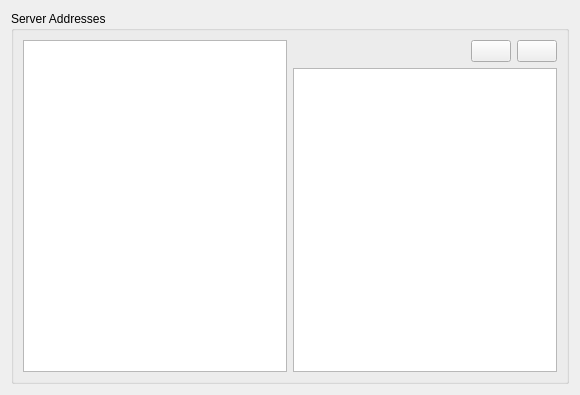
<?xml version="1.0" encoding="UTF-8"?>
<ui version="4.0">
 <class>QnRoutingManagementWidget</class>
 <widget class="QWidget" name="QnRoutingManagementWidget">
  <property name="geometry">
   <rect>
    <x>0</x>
    <y>0</y>
    <width>580</width>
    <height>395</height>
   </rect>
  </property>
  <property name="windowTitle">
   <string>Form</string>
  </property>
  <layout class="QHBoxLayout" name="horizontalLayout">
   <item>
    <widget class="QGroupBox" name="addressesGroupBox">
     <property name="title">
      <string>Server Addresses</string>
     </property>
     <layout class="QHBoxLayout" name="horizontalLayout_3">
      <item>
       <widget class="QListView" name="serversView"/>
      </item>
      <item>
       <layout class="QVBoxLayout" name="verticalLayout" stretch="0,2">
        <item>
         <layout class="QHBoxLayout" name="horizontalLayout_2">
          <item>
           <spacer name="horizontalSpacer">
            <property name="orientation">
             <enum>Qt::Horizontal</enum>
            </property>
            <property name="sizeHint" stdset="0">
             <size>
              <width>40</width>
              <height>20</height>
             </size>
            </property>
           </spacer>
          </item>
          <item>
           <widget class="QPushButton" name="addButton">
            <property name="toolTip">
             <string>Add URL</string>
            </property>
            <property name="text">
             <string/>
            </property>
            <property name="icon">
             <iconset resource="../../../x64/build/client.qrc">
              <normaloff>:/skin/buttons/add.png</normaloff>:/skin/buttons/add.png</iconset>
            </property>
           </widget>
          </item>
          <item>
           <widget class="QPushButton" name="removeButton">
            <property name="toolTip">
             <string>Remove</string>
            </property>
            <property name="text">
             <string/>
            </property>
            <property name="icon">
             <iconset resource="../../../x64/build/client.qrc">
              <normaloff>:/skin/buttons/remove.png</normaloff>:/skin/buttons/remove.png</iconset>
            </property>
           </widget>
          </item>
         </layout>
        </item>
        <item>
         <widget class="QTableView" name="addressesView"/>
        </item>
       </layout>
      </item>
     </layout>
    </widget>
   </item>
  </layout>
 </widget>
 <resources>
  <include location="../../../x64/build/client.qrc"/>
 </resources>
 <connections/>
</ui>
